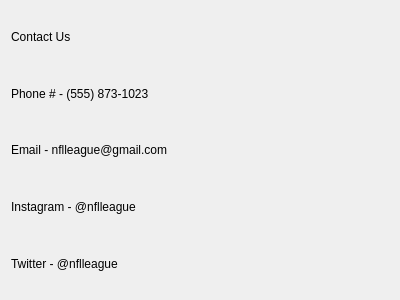
<?xml version="1.0" encoding="UTF-8"?>
<ui version="4.0">
 <class>ContactDialog</class>
 <widget class="QDialog" name="ContactDialog">
  <property name="geometry">
   <rect>
    <x>0</x>
    <y>0</y>
    <width>400</width>
    <height>300</height>
   </rect>
  </property>
  <property name="windowTitle">
   <string>Dialog</string>
  </property>
  <layout class="QVBoxLayout" name="verticalLayout_2">
   <item>
    <layout class="QVBoxLayout" name="verticalLayout">
     <item>
      <widget class="QLabel" name="label">
       <property name="text">
        <string>Contact Us</string>
       </property>
      </widget>
     </item>
     <item>
      <widget class="QLabel" name="label_4">
       <property name="text">
        <string>Phone # - (555) 873-1023</string>
       </property>
      </widget>
     </item>
     <item>
      <widget class="QLabel" name="label_5">
       <property name="text">
        <string>Email - nflleague@gmail.com</string>
       </property>
      </widget>
     </item>
     <item>
      <widget class="QLabel" name="label_2">
       <property name="text">
        <string>Instagram - @nflleague</string>
       </property>
      </widget>
     </item>
     <item>
      <widget class="QLabel" name="label_3">
       <property name="text">
        <string>Twitter - @nflleague</string>
       </property>
      </widget>
     </item>
    </layout>
   </item>
  </layout>
 </widget>
 <resources/>
 <connections/>
</ui>
